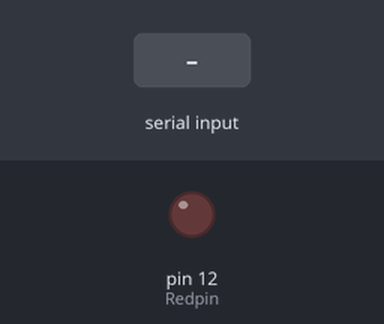
Simulated run of this sketch. Board: Arduino Uno, built with avr-gcc and run on an emulated ATmega328P. Shown: output pins drawn as LEDs (lit = HIGH). Dashed ring = blinking. The test bench sets the inputs (shaded band). What the sketch prints to the serial monitor is not drawn.

Above: at 1.2 s.
1.3 s: "90,45\n" received over Serial
At 1.7 s:
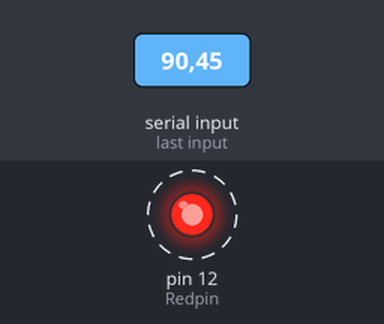
Timing chart, 0 to 10.3 s (numbered marks = the images above; inputs shaded):
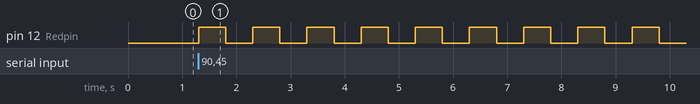

The sketch:

Reading_from_The_serial_monitor.ino
```cpp
int numBlinks;
int j;
int bt=500;
String msg="How Many Blinks do you want:";
int Redpin=12;


void setup() {
  // put your setup code here, to run once:
Serial.begin(9600);
pinMode(Redpin, OUTPUT);
}

void loop() {
 // put your main code here, to run repeatedly:
 Serial.println(msg);
 while(Serial.available()==0){

 }
 numBlinks=Serial.parseInt();
 for(j=1;j<=numBlinks;j=j+1){
  digitalWrite(Redpin, HIGH);
  delay(bt);
  digitalWrite(Redpin, LOW);
  delay(bt);

 }
}
```

Measured:
- after the input at 1.3 s, pin 12 (Redpin): alternates HIGH for 0.50 s and LOW for 0.50 s, starting at once
